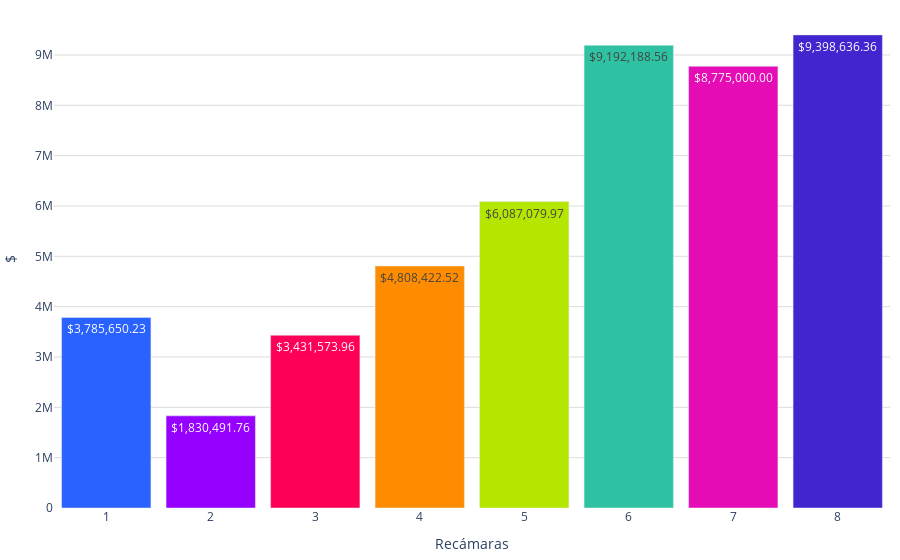

The notebook cell saved with this chart:
### Code cell
import pandas as pd
import plotly.graph_objects as go
import locale

# Establecer configuración regional para el formato de precios
locale.setlocale(locale.LC_ALL, '')

# Definir función para formatear precios
def format_price(price):
    return locale.currency(price, grouping=True)

# Crear una lista de etiquetas para el eje x
etiquetas = [str(recamaras) if recamaras != 16 else '16+' for recamaras in df_promedio_casas['Recamaras']]

# Obtener los precios y el número de recámaras
precios = df_promedio_casas['precio']

# Crear el texto con los precios formateados
text_precios = [format_price(precio) for precio in precios]

colores = ['#2962ff', '#9500ff', '#ff0059', '#ff8c00', '#b4e600', '#2EC2A2','#E50CB6','#4225CF','#2CBA4D','#2962ff', '#9500ff', '#ff0059']

fig = go.Figure()
fig.add_trace(go.Bar(
    x=etiquetas,
    y=precios,
    text=text_precios,
    marker_color=colores,
    textposition='auto' 
))
fig.update_layout(
    #title='Precio promedio por número de baños',
    xaxis=dict(title='Recámaras'),
    yaxis=dict(title='$', gridcolor='#dddcda', ),
    bargap=0.1,
    bargroupgap=0.05,
    plot_bgcolor='rgba(0,0,0,0)',
    margin=dict(l=10, r=10, t=10, b=10),  # Ajusta los márgenes (left, right, top, bottom)        
)

fig.show()

### Figure 1 — Plotly figure (JSON) as saved in the notebook; plotly's stock layout.template omitted (floating-point values rounded to 4 significant figures)
{"data": [{"marker": {"color": ["#2962ff", "#9500ff", "#ff0059", "#ff8c00", "#b4e600", "#2EC2A2", "#E50CB6", "#4225CF", "#2CBA4D", "#2962ff", "#9500ff", "#ff0059"]}, "text": ["$3,785,650.23", "$1,830,491.76", "$3,431,573.96", "$4,808,422.52", "$6,087,079.97", "$9,192,188.56", "$8,775,000.00", "$9,398,636.36"], "textposition": "auto", "type": "bar", "x": ["1", "2", "3", "4", "5", "6", "7", "8"], "y": [3786000.0, 1830000.0, 3432000.0, 4808000.0, 6087000.0, 9192000.0, 8775000, 9399000.0]}], "layout": {"bargap": 0.1, "bargroupgap": 0.05, "margin": {"b": 10, "l": 10, "r": 10, "t": 10}, "plot_bgcolor": "rgba(0,0,0,0)", "xaxis": {"title": {"text": "Recámaras"}}, "yaxis": {"gridcolor": "#dddcda", "title": {"text": "$"}}}}
